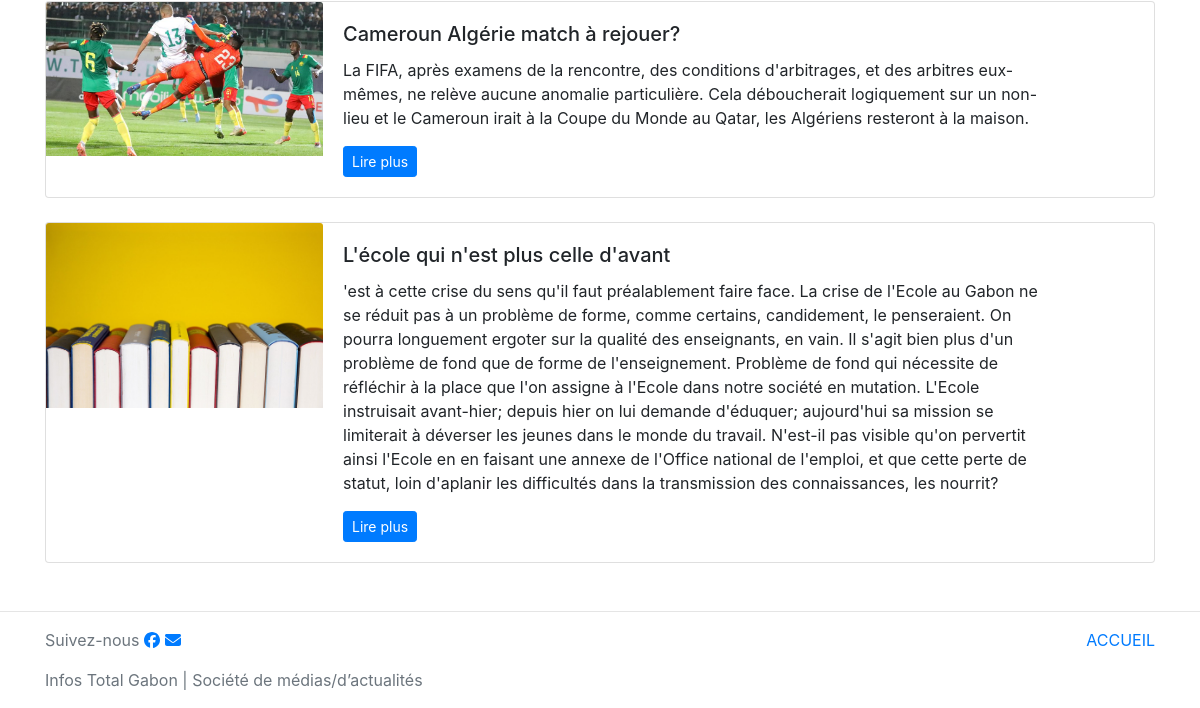
/all-news/ (lower part), run on an earlier commit of the app's database.
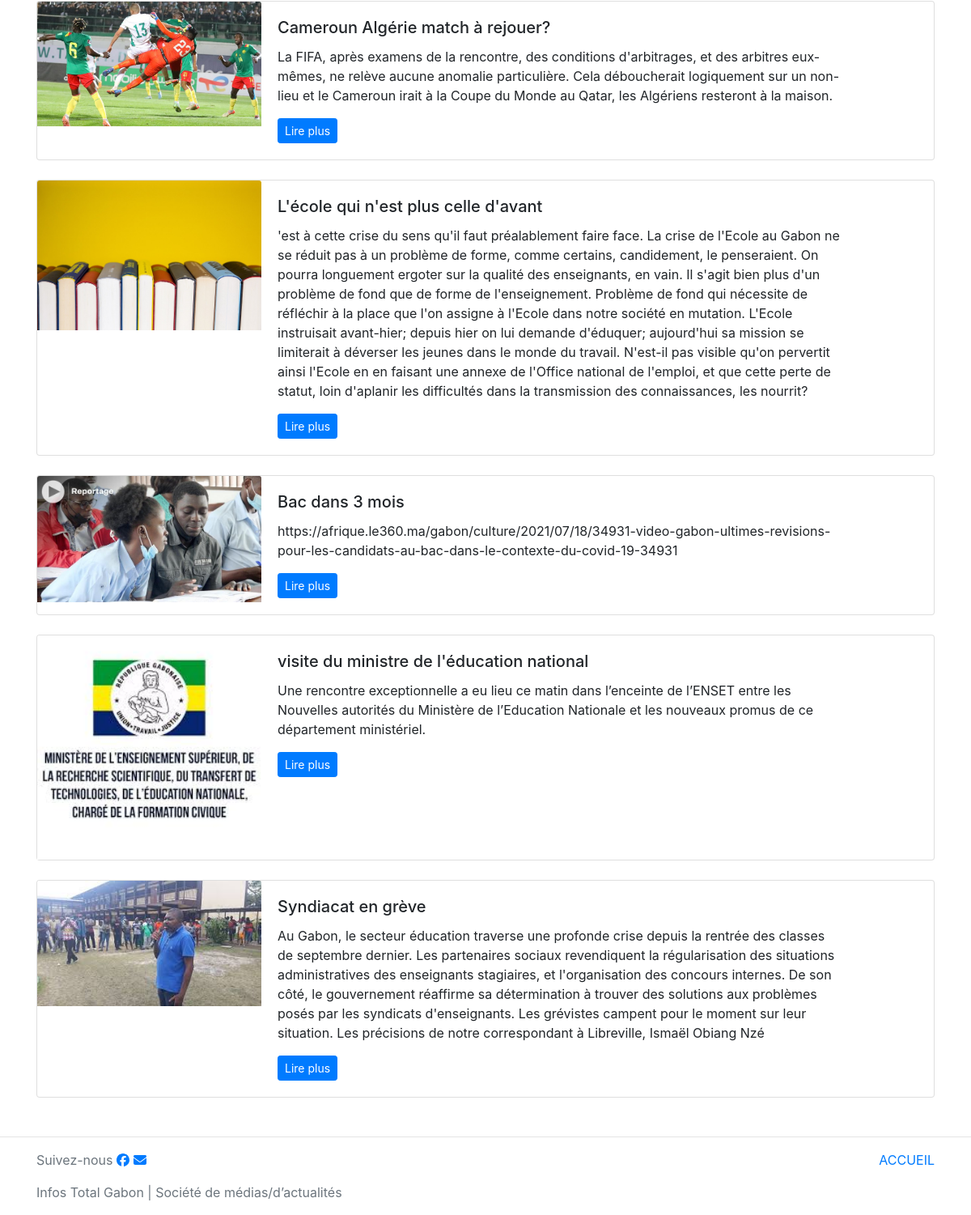
And on a later commit of the database.
### main/models.py (models this page shows, shortened)
class News(models.Model):
    category_create = models.ForeignKey(Category, on_delete=models.CASCADE)
    title = models.CharField(max_length=300)
    image=models.ImageField(upload_to='images/')
    detail=models.TextField()
    add_time=models.DateTimeField(auto_now_add=True)
    class Meta:
        verbose_name_plural = 'News'

### main/views.py (the view)
# urls.py: path('all-news/', views.All_new, name='all-news'),
def All_new(request):
    all_news=News.objects.all()
    return render(request, 'all-news.html', {'all_news':all_news})

### main/templates/all-news.html (shortened to what this page needs)
{% extends 'base.html' %}
{% block content %}
<main class="container mt-3 mb-5">
    {% for news in all_news %}
	<div class="card mb-4 shadow">
	  <div class="row no-gutters">
	    <div class="col-md-3">
            <img src="/media/{{news.image}}" class="card-img-top" alt="{{news.title}}">
	    </div>
	    <div class="col-md-8">
	      <div class="card-body">
	        <h5 class="card-title">{{news.title}}</h5>
	        <p class="card-text">{{news.detail}}</p>
	        <p class="card-text"><a href="/detail/{{news.id}}" class="btn btn-sm btn-primary">Lire plus</a></p>
	      </div>
	    </div>
	  </div>
    </div>
    {% endfor %}
</main>
{% endblock %}

What changed in the data, as far as the page shows it:
added News: image (picture), title "Bac dans 3 mois", detail "https://afrique.le360.ma/gabon/culture/2021/07/18/34931-video-gabon-ultimes-revisions-pour-les-candidats-au-bac-dans-le-contexte-du-covid-19-34931"
added News: image (picture), title "visite du ministre de l'éducation national", detail "Une rencontre exceptionnelle a eu lieu ce matin dans l’enceinte de l’ENSET entre les Nouvelles autorités du Ministère de l’Education Nationale et les nouveaux promus de ce département ministériel."
added News: image (picture), title "Syndiacat en grève", detail "Au Gabon, le secteur éducation traverse une profonde crise depuis la rentrée des classes de septembre dernier. Les partenaires sociaux revendiquent la régularisation des situations administratives des enseignants stagiaires, et l'organisation des concours internes. De son côté, le gouvernement réaffirme sa détermination à trouver des solutions aux problèmes posés par les syndicats d'enseignants. Les grévistes campent pour le moment sur leur situation. Les précisions de notre correspondant à Libreville, Ismaël Obiang Nzé"
